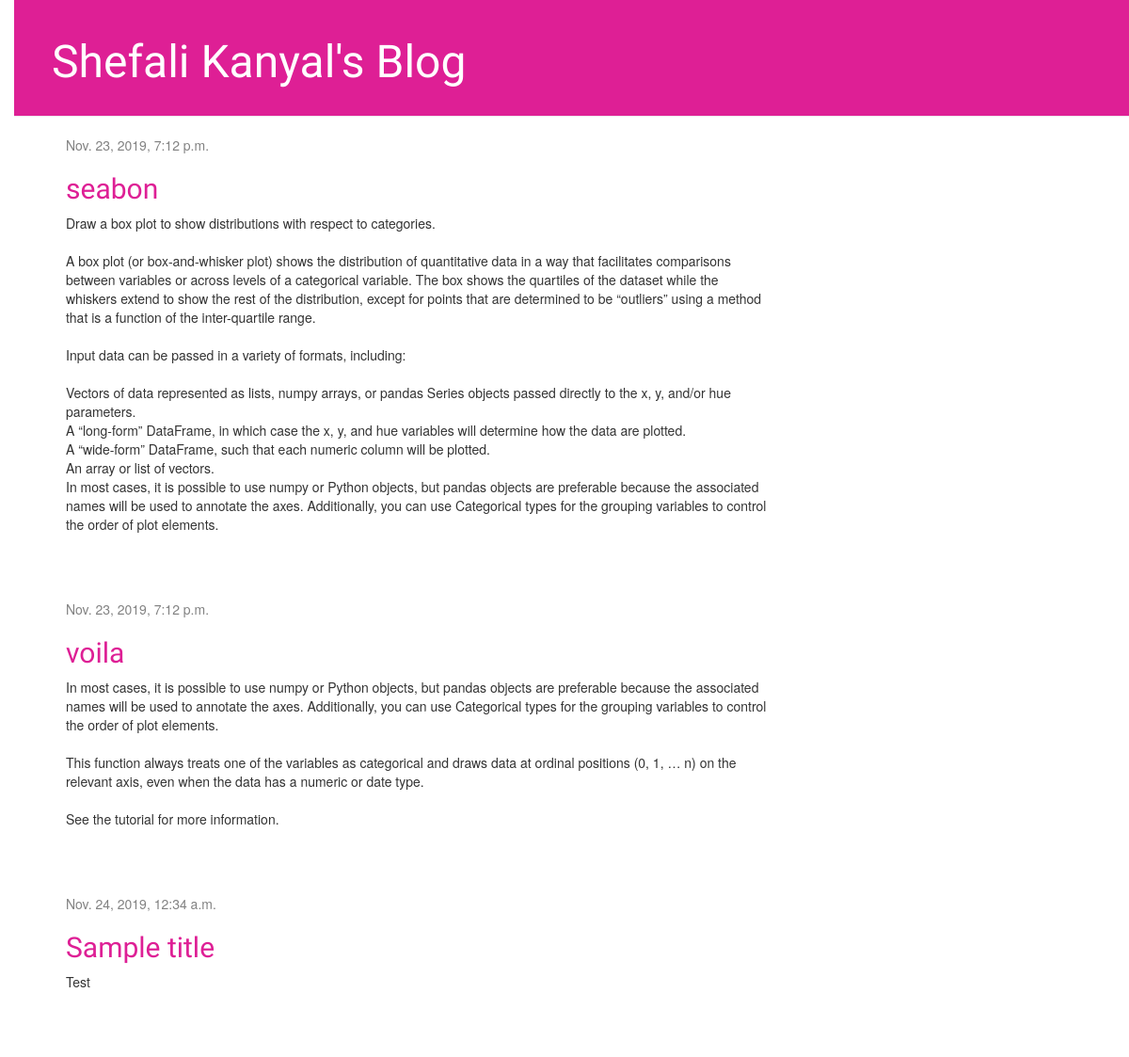
The page / on the database its author committed.
### blog/models.py (models this page shows, shortened)
class Post(models.Model):
    author = models.ForeignKey(settings.AUTH_USER_MODEL, on_delete=models.CASCADE)
    title = models.CharField(max_length=200)
    text = models.TextField()
    created_date = models.DateTimeField(default=timezone.now)
    published_date = models.DateTimeField(blank=True, null=True)

### blog/views.py (the view)
# urls.py: path('', views.post_list, name='post_list'),
def post_list(request):
	posts = Post.objects.filter(published_date__lte=timezone.now()).order_by('published_date')
	return render(request, 'blog/post_list.html', {'posts': posts})

### blog/templates/blog/post_list.html (shortened to what this page needs)
{% extends 'blog/base.html' %}
{% block content %}
    {% for post in posts %}
        <div class="post">
            <div class="date">
                {{ post.published_date }}
            </div>
            <h2><a href="{% url 'post_detail' pk=post.pk %}">{{ post.title }}</a></h2>
            <p>{{ post.text|linebreaksbr }}</p>
        </div>
    {% endfor %}
{% endblock %}

### blog/static/css/blog.css (style rules this page uses)
h1 a, h2 a { color: #DE1F95; font-family: 'Lobster'; }
body { padding-left: 15px; }
h1, h2, h3, h4 { font-family: 'Lobster', cursive; }
.date { color: #828282; }
.post { margin-bottom: 70px; }
.post h2 a, .post h2 a:visited { color: #DE1F95; }

### rows shown on the page
Post: published_date "Nov. 23, 2019, 7:12 p.m.", title "seabon", text "Draw a box plot to show distributions with respect to categories. A box plot (or box-and-whisker plot) shows the distribution of quantitative data in a way that facilitates comparisons between variables or across levels of a categorical variable. The box shows the quartiles of the dataset while the whiskers extend to show the rest of the distribution, except for points that are determined to be “outliers” using a method that is a function of the inter-quartile range. Input data can be passed in a variety of formats, including: Vectors of data represented as lists, numpy arrays, or pandas Series objects passed directly to the x, y, and/or hue parameters. A “long-form” DataFrame, in which…"
Post: published_date "Nov. 23, 2019, 7:12 p.m.", title "voila", text "In most cases, it is possible to use numpy or Python objects, but pandas objects are preferable because the associated names will be used to annotate the axes. Additionally, you can use Categorical types for the grouping variables to control the order of plot elements. This function always treats one of the variables as categorical and draws data at ordinal positions (0, 1, … n) on the relevant axis, even when the data has a numeric or date type. See the tutorial for more information."
Post: published_date "Nov. 24, 2019, 12:34 a.m.", title "Sample title", text "Test"
